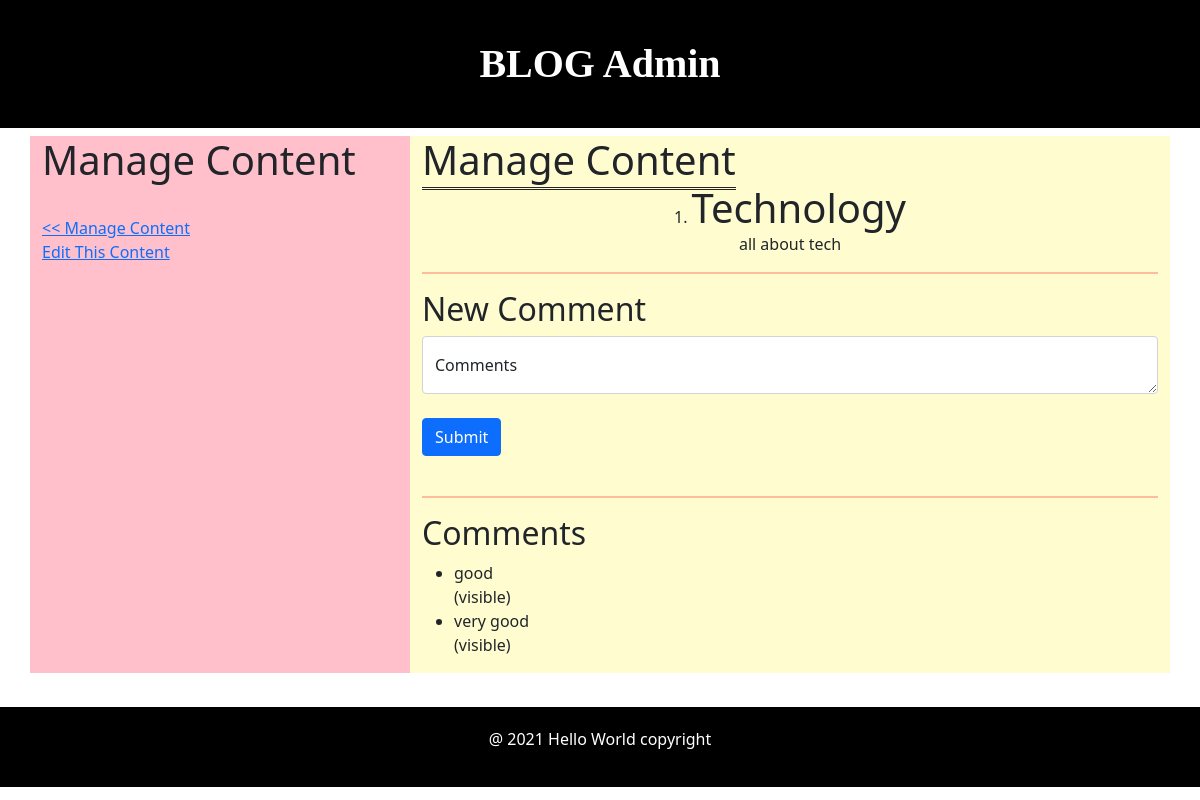
/view_content.php?post_id=1 (signed in), run on the app's committed database.
### tables this page shows
CREATE TABLE IF NOT EXISTS `posts` (
  `id` int(11) NOT NULL AUTO_INCREMENT,
  `post_name` varchar(20) NOT NULL,
  `post_content` text NOT NULL,
  `visible` tinyint(1) NOT NULL,
  PRIMARY KEY (`id`)
);

CREATE TABLE IF NOT EXISTS `comments` (
  `id` int(11) NOT NULL AUTO_INCREMENT,
  `post_id` int(11) NOT NULL,
  `comment` text,
  `visible` tinyint(1) NOT NULL,
  PRIMARY KEY (`id`),
  KEY `post_id` (`post_id`)
);

### includes/functions.php (called while the page is built, shortened)
<?php
    function find_post_by_id($post_no){
        global $connection;
        $safe_post_no = mysqli_real_escape_string($connection, $post_no);
        $query = "SELECT * ";
        $query .= "FROM posts ";
        $query .= "WHERE id = '{$safe_post_no}'";
        $query .= "LIMIT 1";
        $current_post = mysqli_query($connection, $query);
        return $current_post;
    }
    function find_comments_for_post($post_no, $public=true){
        global $connection;
        $safe_post_no = mysqli_real_escape_string($connection, $post_no);
        $query = "SELECT * ";
        $query .= "FROM comments ";
        $query .= "WHERE post_id = '{$safe_post_no}' ";
        $comments = mysqli_query($connection, $query);
        return $comments;
    }
?>

### public/view_content.php (the view, shortened to what this page needs)
<?php require_once("../includes/db_connection.php"); ?>
<?php require_once("../includes/functions.php"); ?>
<?php
  if(isset($_GET["post_id"])){
    $post_no=$_GET["post_id"];
  }
  else{
    $post_no=null;
    redirect_function ("manage_content.php");
  }
?>
<?php include("../includes/layouts/header.php"); ?>
<div class="container">
	<div class="row">
		<div class="col-md-4">
      <h1>Manage Content</h1>
      <br>
      <a href="manage_content.php"><?php echo htmlentities ("<< Manage Content")?></a>
      <br>
      <a href="edit_post.php?post_id=<?php echo urlencode($post_no)?>">Edit This Content</a>
		</div>
		<div class="col-md-8">
      <div class="sm">
        <h1>Manage Content</h1>
      </div>
      <?php
        $current_post=find_post_by_id($post_no);
      ?>
      <?php
        $post_id=mysqli_fetch_assoc($current_post);
      ?>
      <div class="text-center" id="sm2">
        <?php
          echo $post_id["id"].". "."<h1>" .$post_id["post_name"] ."</h1> "."<br>".$post_id["post_content"];
        ?>
      </div>
      <hr class="line">
      <h2>New Comment</h2>
      <form action="create_comment.php" method="post">
        <div class="form-floating">
          <textarea type="text" name="comment" value="" class="form-control" placeholder="Leave a comment here" id="floatingTextarea"></textarea>
          <label for="floatingTextarea">Comments</label>
        </div>
        <br>
        <button type="submit" name="submit" class="btn btn-primary">Submit</button>
      </form>
      <br>
      <hr class="line">
      <h2>Comments</h2>
      <?php
        $comments=find_comments_for_post($post_no, false);
      ?>
      <ul>
        <?php
          while($comment=mysqli_fetch_assoc($comments)){
            echo "<li>" . $comment["comment"] . "</li>";
              if($comment["visible"]==1){
                echo "(visible)";
              }
              else {
                echo "(hide)";
              }
          }
        ?>
      </ul>
		</div>
	</div>
</div>
</body>
<br>
<?php include("../includes/layouts/footer.php"); ?>
</html>

### public/css/styles.css (style rules this page uses)
body { margin: none; }
.col-md-4 { background-color: pink; }
.col-md-8 { background-color: #FFFDD0; }
.line { border: 1px solid #f00; }
#sm2 h1 { display: inline; }
.sm h1 { border-bottom: double; display: inline; }

### data on the page
posts: id "1", post_name "Technology", post_content "all about tech"
comments: comment "good", visible "(visible)"
comments: comment "very good", visible "(visible)"

### other printed values
date ("Y") "2021"
